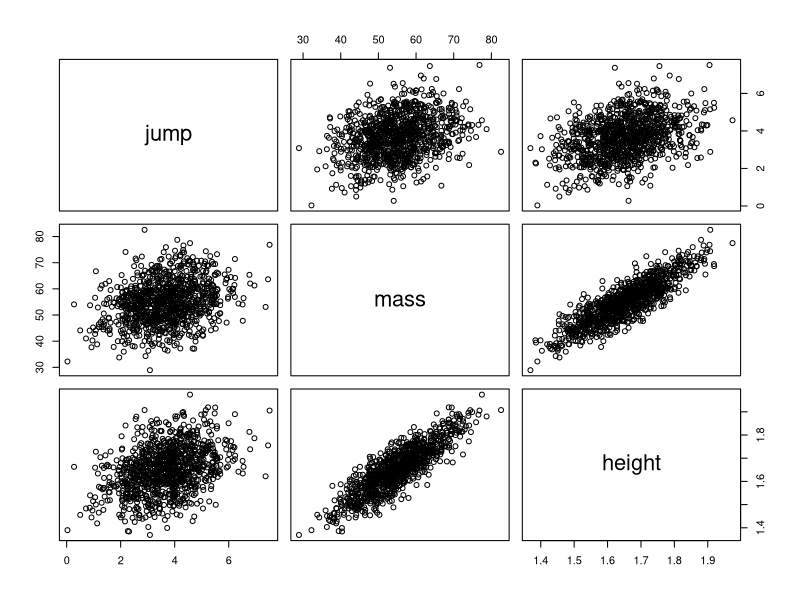
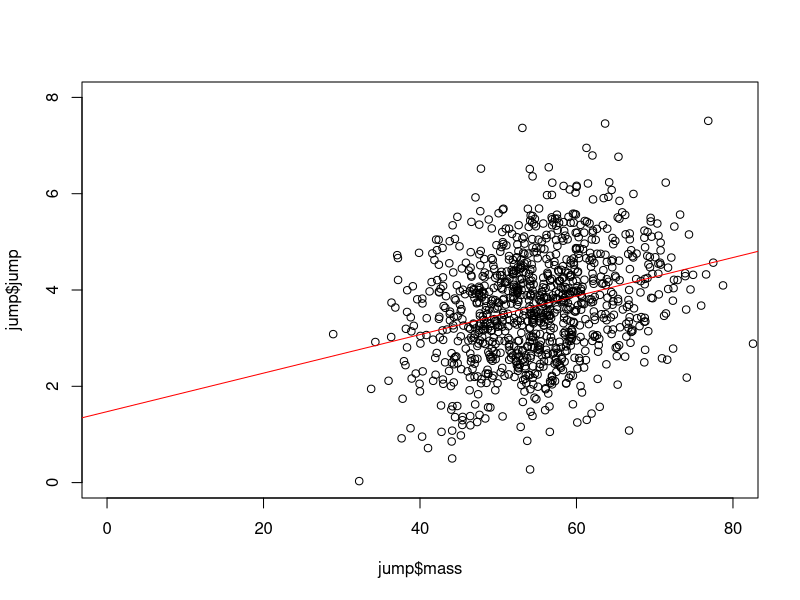
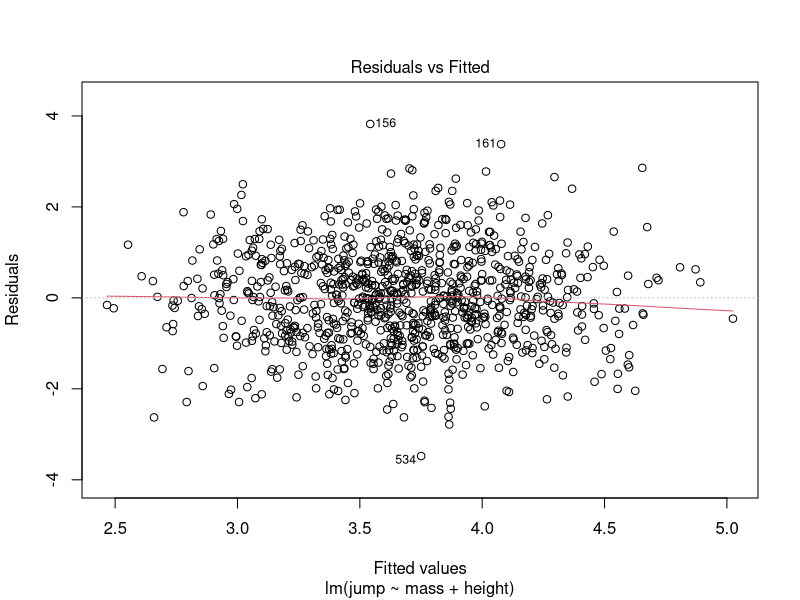
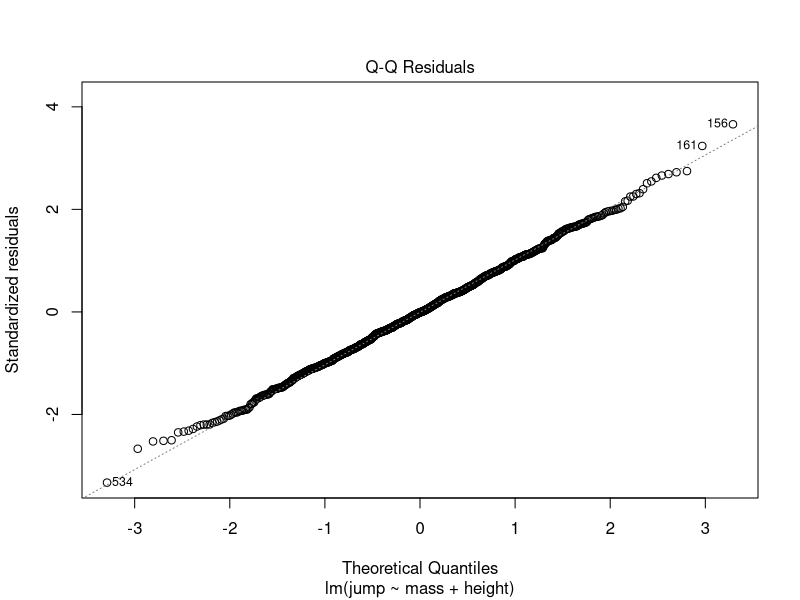
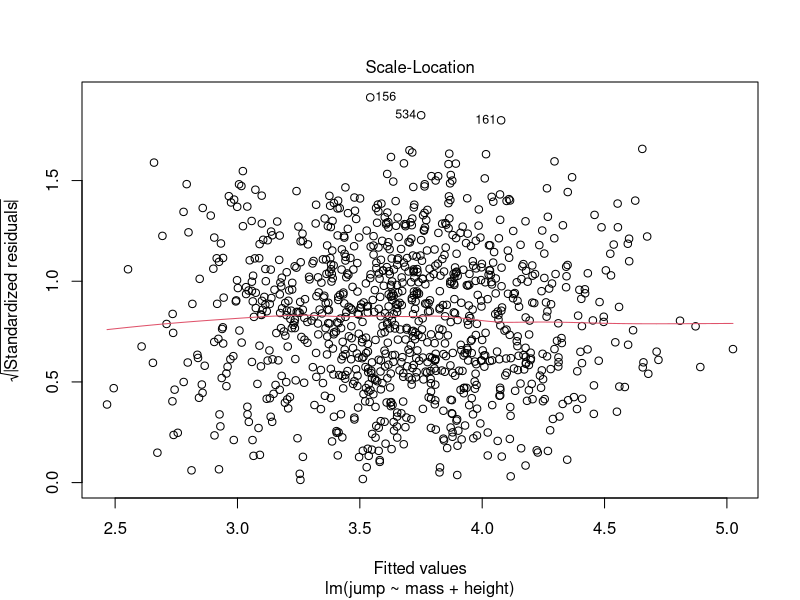
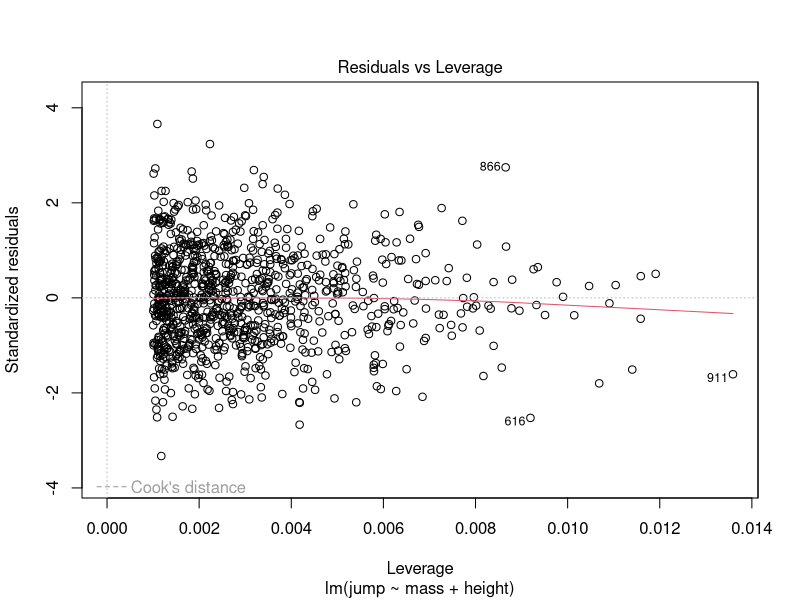
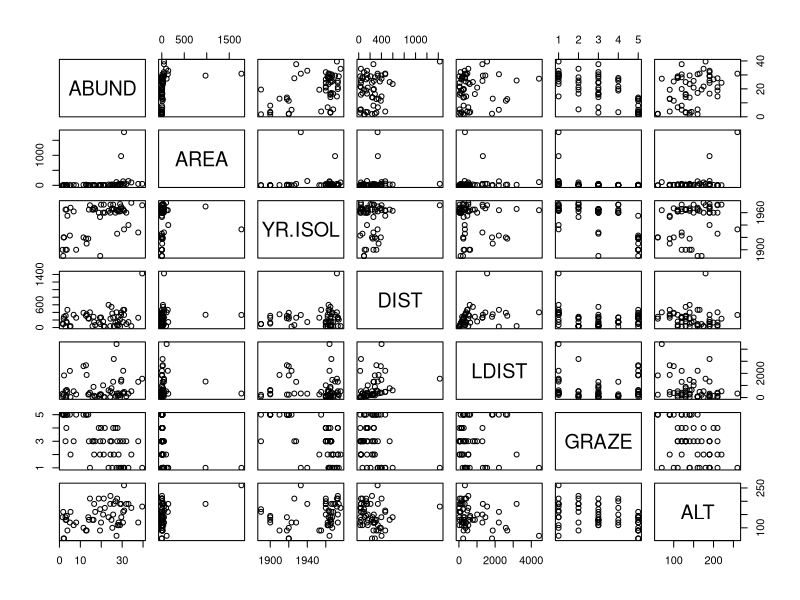

Reproduce these figures in R, in order.
jump <- read.csv("jumpingdistance.csv")
str(jump)
summary(jump)
plot(jump)
plot(jump$mass, jump$jump, ylim=c(0,8), xlim=c(0,80))
abline(lm(jump ~ mass, data = jump), col="red")
summary(lm(jump ~ mass, data = jump))
summary(lm(jump ~ height, data = jump))
summary(lm(jump ~ mass + height, data = jump))
plot(lm(jump ~ mass + height, data = jump))


babies <- read.csv("babies.csv")
str(babies)
summary(lm(babies_born ~ 1 + number_of_storks, data=babies))
summary(lm(babies_born ~ 1 + mean_temperature, data=babies))

summary(lm(babies_born ~ 1 + number_of_storks + year, data=babies))
summary(lm(babies_born ~ 1 + mean_temperature + year, data=babies))
summary(lm(babies_born ~ 1 +  number_of_storks + mean_temperature + year, data=babies))
summary(lm(babies_born ~ 1 +  year, data=babies))



x <- rnorm(1000)
z <- x + rnorm(1000)
y <- x +z+ rnorm(1000)
summary(lm(y ~ x + z))
summary(aov(y ~ x + z))


birds <- read.csv("loyn.csv")
plot(birds)

summary(lm(ABUND ~ 1 + log(AREA) + ALT + as.factor(GRAZE)+ DIST + YR.ISOL, data = birds))
summary(lm(ABUND ~ 1 + log(AREA) * ALT + as.factor(GRAZE), data = birds))

summary(lm(ABUND ~ 1 + YR.ISOL, data = birds))
summary(lm(ABUND ~ 1 + ALT, data = birds))


x<- rnorm(1000)
y <- x + rnorm(1000)

obs <- sapply(y, function(y){rbinom(n = 1, 1, prob = 1/(1+exp(-y)))})
m0 <- glm(obs ~ x, family = "binomial")
summary(m0)


car::Anova(m0)
